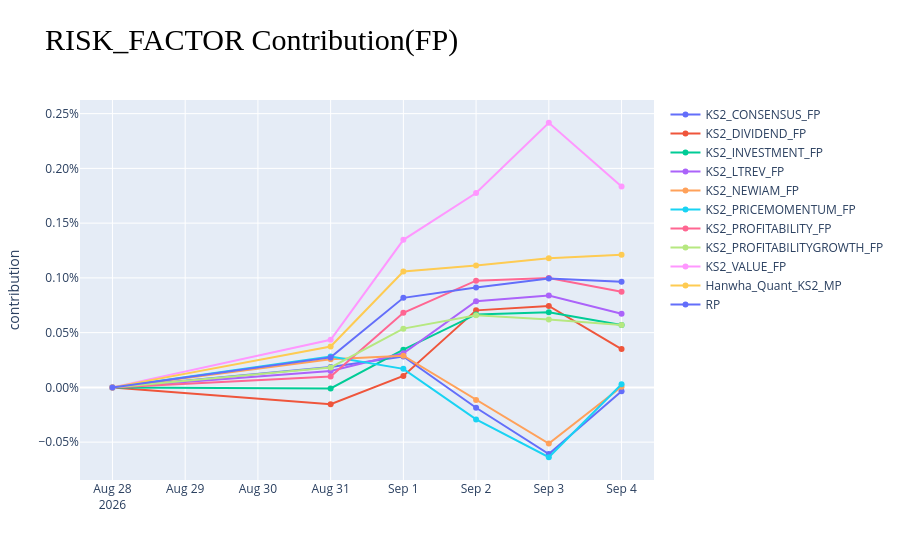

Notebook source saved alongside this figure:
### Code cell
contribution_element = 'risk_factor' # 'active'/'market_timing'/'specific'/'country'/'risk_factor'/'industry_factor'/'beta'/'banks'..........
plot_data = compare_final.xs(contribution_element+'_contribution',level=1).copy()
plot_data_list = []
for _, port in enumerate(plot_data.columns):
    plot_data_list.append(go.Scatter(name=port, x=plot_data.index, y=plot_data[port], mode='lines+markers'))
fig = go.Figure(data=plot_data_list, layout={'yaxis':{'title':'contribution'}})
fig.update_layout(yaxis={'tickformat':'.2%'}, title=contribution_element.upper()+' Contribution(FP)', title_font_family="Times New Roman", title_font_color="black", title_font_size=30)
fig.show()

### Figure 1 — Plotly figure (JSON) as saved in the notebook; plotly's stock layout.template omitted (floating-point values rounded to 4 significant figures)
{"data": [{"mode": "lines+markers", "name": "KS2_CONSENSUS_FP", "type": "scatter", "x": ["2026-08-28T00:00:00+00:00", "2026-08-31T00:00:00+00:00", "2026-09-01T00:00:00+00:00", "2026-09-02T00:00:00+00:00", "2026-09-03T00:00:00+00:00", "2026-09-04T00:00:00+00:00"], "y": [0, 0.0001871, 0.0002819, -0.000186, -0.0006081, -3.632e-05]}, {"mode": "lines+markers", "name": "KS2_DIVIDEND_FP", "type": "scatter", "x": ["2026-08-28T00:00:00+00:00", "2026-08-31T00:00:00+00:00", "2026-09-01T00:00:00+00:00", "2026-09-02T00:00:00+00:00", "2026-09-03T00:00:00+00:00", "2026-09-04T00:00:00+00:00"], "y": [0, -0.0001541, 0.0001041, 0.0007035, 0.0007432, 0.0003498]}, {"mode": "lines+markers", "name": "KS2_INVESTMENT_FP", "type": "scatter", "x": ["2026-08-28T00:00:00+00:00", "2026-08-31T00:00:00+00:00", "2026-09-01T00:00:00+00:00", "2026-09-02T00:00:00+00:00", "2026-09-03T00:00:00+00:00", "2026-09-04T00:00:00+00:00"], "y": [0, -9.273e-06, 0.0003446, 0.0006667, 0.0006857, 0.0005695]}, {"mode": "lines+markers", "name": "KS2_LTREV_FP", "type": "scatter", "x": ["2026-08-28T00:00:00+00:00", "2026-08-31T00:00:00+00:00", "2026-09-01T00:00:00+00:00", "2026-09-02T00:00:00+00:00", "2026-09-03T00:00:00+00:00", "2026-09-04T00:00:00+00:00"], "y": [0, 0.0001494, 0.0003114, 0.0007873, 0.0008389, 0.0006723]}, {"mode": "lines+markers", "name": "KS2_NEWIAM_FP", "type": "scatter", "x": ["2026-08-28T00:00:00+00:00", "2026-08-31T00:00:00+00:00", "2026-09-01T00:00:00+00:00", "2026-09-02T00:00:00+00:00", "2026-09-03T00:00:00+00:00", "2026-09-04T00:00:00+00:00"], "y": [0, 0.0002558, 0.0002889, -0.0001151, -0.0005134, 5.789e-06]}, {"mode": "lines+markers", "name": "KS2_PRICEMOMENTUM_FP", "type": "scatter", "x": ["2026-08-28T00:00:00+00:00", "2026-08-31T00:00:00+00:00", "2026-09-01T00:00:00+00:00", "2026-09-02T00:00:00+00:00", "2026-09-03T00:00:00+00:00", "2026-09-04T00:00:00+00:00"], "y": [0, 0.000283, 0.0001694, -0.0002927, -0.000638, 2.876e-05]}, {"mode": "lines+markers", "name": "KS2_PROFITABILITY_FP", "type": "scatter", "x": ["2026-08-28T00:00:00+00:00", "2026-08-31T00:00:00+00:00", "2026-09-01T00:00:00+00:00", "2026-09-02T00:00:00+00:00", "2026-09-03T00:00:00+00:00", "2026-09-04T00:00:00+00:00"], "y": [0, 9.982e-05, 0.0006817, 0.0009746, 0.0009989, 0.0008726]}, {"mode": "lines+markers", "name": "KS2_PROFITABILITYGROWTH_FP", "type": "scatter", "x": ["2026-08-28T00:00:00+00:00", "2026-08-31T00:00:00+00:00", "2026-09-01T00:00:00+00:00", "2026-09-02T00:00:00+00:00", "2026-09-03T00:00:00+00:00", "2026-09-04T00:00:00+00:00"], "y": [0, 0.0001823, 0.0005366, 0.0006588, 0.0006192, 0.0005698]}, {"mode": "lines+markers", "name": "KS2_VALUE_FP", "type": "scatter", "x": ["2026-08-28T00:00:00+00:00", "2026-08-31T00:00:00+00:00", "2026-09-01T00:00:00+00:00", "2026-09-02T00:00:00+00:00", "2026-09-03T00:00:00+00:00", "2026-09-04T00:00:00+00:00"], "y": [0, 0.0004346, 0.001347, 0.001775, 0.002417, 0.001834]}, {"mode": "lines+markers", "name": "Hanwha_Quant_KS2_MP", "type": "scatter", "x": ["2026-08-28T00:00:00+00:00", "2026-08-31T00:00:00+00:00", "2026-09-01T00:00:00+00:00", "2026-09-02T00:00:00+00:00", "2026-09-03T00:00:00+00:00", "2026-09-04T00:00:00+00:00"], "y": [0, 0.0003727, 0.001058, 0.001113, 0.001179, 0.001211]}, {"mode": "lines+markers", "name": "RP", "type": "scatter", "x": ["2026-08-28T00:00:00+00:00", "2026-08-31T00:00:00+00:00", "2026-09-01T00:00:00+00:00", "2026-09-02T00:00:00+00:00", "2026-09-03T00:00:00+00:00", "2026-09-04T00:00:00+00:00"], "y": [0, 0.0002739, 0.0008179, 0.0009117, 0.0009941, 0.0009641]}], "layout": {"autosize": true, "title": {"font": {"color": "black", "family": "Times New Roman", "size": 30}, "text": "RISK_FACTOR Contribution(FP)"}, "xaxis": {"autorange": true, "range": ["2026-08-27 13:22:33.9823", "2026-09-04 10:37:26.0177"], "type": "date"}, "yaxis": {"autorange": true, "range": [-0.0008901, 0.002669], "tickformat": ".2%", "title": {"text": "contribution"}, "type": "linear"}}}
